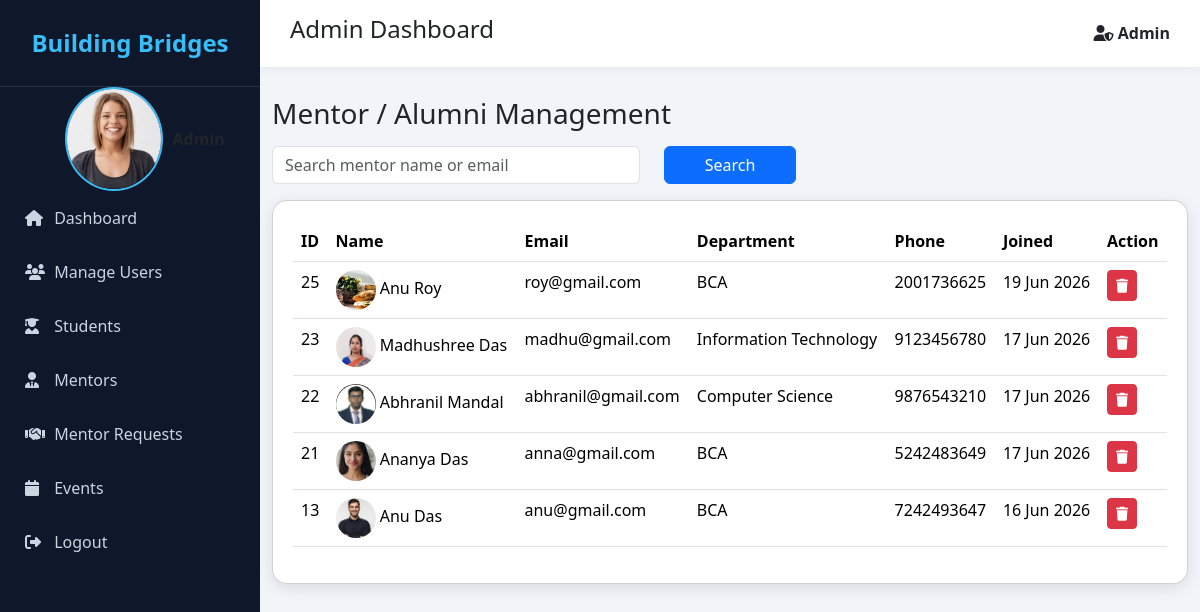
Screenshot of /admin/mentor_list.php (signed in) with the database file from the repository.
### tables this page shows
CREATE TABLE `users1` (
  `id` int(11) NOT NULL,
  `full_name` varchar(100) NOT NULL,
  `email` varchar(100) NOT NULL,
  `password` varchar(255) NOT NULL,
  `role` enum('student','alumni','admin') NOT NULL,
  `department` varchar(100) DEFAULT NULL,
  `phone` varchar(20) DEFAULT NULL,
  `profile_image` varchar(255) DEFAULT NULL,
  `created_at` timestamp NOT NULL DEFAULT current_timestamp(),
  `bio` text DEFAULT NULL,
  `designation` varchar(255) DEFAULT NULL,
  `company` varchar(255) DEFAULT NULL,
  `skills` text DEFAULT NULL
);

### admin/mentor_list.php (the view, shortened to what this page needs)
<?php
include("includes/db_connect.php");
$search = $_GET['search'] ?? '';
$where = "WHERE role='alumni'";
$result = mysqli_query($conn, "SELECT * FROM users1 $where ORDER BY id DESC");
?>
<!DOCTYPE html>
<html>
<head>
<link href="https://cdn.jsdelivr.net/npm/bootstrap@5.3.3/dist/css/bootstrap.min.css" rel="stylesheet">
<link rel="stylesheet" href="https://cdnjs.cloudflare.com/ajax/libs/font-awesome/6.7.2/css/all.min.css">
</head>
<body>
<div class="sidebar">
<div class="logo">
Building Bridges
</div>
    <div class="admin-box" style="display:flex;align-items:center;gap:10px; margin-left:25%;">
        <?php if(!empty($_SESSION['profile_image'])){ ?>
            <img src="../<?= $_SESSION['profile_image']; ?>"
     style="width:50%;height:13vh;border-radius:50%;object-fit:cover;border:2px solid #38bdf8;">
        <?php } else { ?>
            <i class="fa fa-user-shield"></i>
        <?php } ?>
    </div>
<ul>
<li>
<a href="admin_dashboard.php">
<i class="fa fa-home"></i> Dashboard
</a>
</li>
<li>
<a href="user_list.php">
<i class="fa fa-users"></i> Manage Users
</a>
</li>
<li>
<a href="student_list.php">
<i class="fa fa-user-graduate"></i> Students
</a>
</li>
<li>
<a href="mentor_list.php">
<i class="fa fa-user-tie"></i> Mentors
</a>
</li>
<li>
<a href="mentor_requests.php">
<i class="fa fa-handshake"></i> Mentor Requests
</a>
</li>
<li>
<a href="event_list.php">
<i class="fa fa-calendar"></i> Events
</a>
</li>
<li>
<a href="logout.php">
<i class="fa fa-sign-out-alt"></i> Logout
</a>
</li>
</ul>
</div>
<div class="main-content">
<div class="topbar">
<h4>
Admin Dashboard
</h4>
<div class="admin-box">
<i class="fa fa-user-shield"></i>
<?= $_SESSION['full_name'] ?? 'Admin'; ?>
</div>
</div>
<div class="container">
<h3 class="mb-3">Mentor / Alumni Management</h3>
<form class="row mb-3">
<div class="col-md-5">
<input type="text" name="search" class="form-control"
placeholder="Search mentor name or email"
value="<?= $search ?>">
</div>
<div class="col-md-2">
<button class="btn btn-primary w-100">Search</button>
</div>
</form>
<div class="card">
<table class="table table-hover">
<thead>
<tr>
<th>ID</th>
<th>Name</th>
<th>Email</th>
<th>Department</th>
<th>Phone</th>
<th>Joined</th>
<th>Action</th>
</tr>
</thead>
<tbody>
<?php while($row = mysqli_fetch_assoc($result)){ ?>
<tr>
<td><?= $row['id'] ?></td>
<td>
<?php
$img = $row['profile_image'];
$imgPath = "../assets/default.png";
if (!empty($img)) {
    $img = trim($img);
    $img = str_replace('?', '', $img);
    $imgPath = "../" . $img;
}
?>
<img src="<?= htmlspecialchars($imgPath) ?>"
     width="40"
     height="40"
     style="border-radius:50%; object-fit:cover;">
<?= htmlspecialchars($row['full_name']) ?>
</td>
<td><?= htmlspecialchars($row['email']) ?></td>
<td><?= $row['department'] ?></td>
<td><?= $row['phone'] ?></td>
<td>
<?= date("d M Y", strtotime($row['created_at'])) ?>
</td>
<td>
<a href="mentor_list.php?delete=<?= $row['id'] ?>"
onclick="return confirm('Delete this mentor?')"
class="btn btn-danger btn-sm">
<i class="fa fa-trash"></i>
</a>
</td>
</tr>
<?php } ?>
</tbody>
</table>
</div>
</div>
</body>
</html>

### admin/mentor_list.php (style rules this page uses)
body { background:#f1f5f9; }
.container { margin-top:30px; }
.card { padding:20px; border-radius:15px; box-shadow:0 4px 15px rgba(0,0,0,0.1); }
.sidebar { position:fixed; left:0; top:0; width:260px; height:100vh; background:#0f172a; overflow-y:auto; }
.logo { padding:25px; font-size:24px; font-weight:700; color:#38bdf8; text-align:center; border-bottom:1px solid rgba(255,255,255,.1); }
.sidebar ul { list-style:none; padding:0; margin:0; }
.sidebar ul li a { display:block; padding:15px 25px; color:#cbd5e1; text-decoration:none; transition:.3s; }
.sidebar ul li a i { width:25px; }
.main-content { margin-left:260px; min-height:100vh; }
.topbar { background:white; padding:15px 30px; box-shadow:0 2px 10px rgba(0,0,0,.05); display:flex; justify-content:space-between; align-items:center; }
.admin-box { font-weight:600; }

### rows the page displays
users1: id "25", profile_image (picture), full_name "Anu Roy", email "roy@gmail.com", department "BCA", phone "2001736625", created_at "19 Jun 2026"
users1: id "23", profile_image (picture), full_name "Madhushree Das", email "madhu@gmail.com", department "Information Technology", phone "9123456780", created_at "17 Jun 2026"
users1: id "22", profile_image (picture), full_name "Abhranil Mandal", email "abhranil@gmail.com", department "Computer Science", phone "9876543210", created_at "17 Jun 2026"
users1: id "21", profile_image (picture), full_name "Ananya Das", email "anna@gmail.com", department "BCA", phone "5242483649", created_at "17 Jun 2026"
users1: id "13", profile_image (picture), full_name "Anu Das", email "anu@gmail.com", department "BCA", phone "7242493647", created_at "16 Jun 2026"

### other values shown
$_SESSION['full_name'] "Admin"
